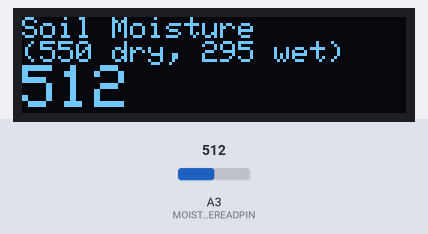
A sketch run on a simulated Arduino Uno, built with avr-gcc and run on an emulated ATmega328P. Parts: 128×32 one-colour display. Inputs (shaded band) come from the test bench; at power-on: A3 (MOISTUREREADPIN) = 512. What the sketch prints to the serial monitor is not drawn.

Above: at 2.8 s.
2.9 s: A3 (MOISTUREREADPIN) set to 716
At 4.5 s:
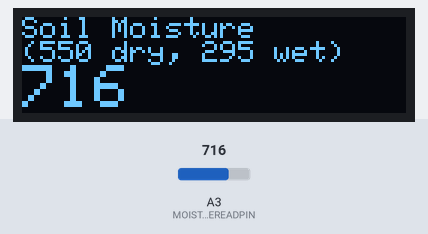
5.6 s: A3 (MOISTUREREADPIN) set to 900
At 6.7 s:
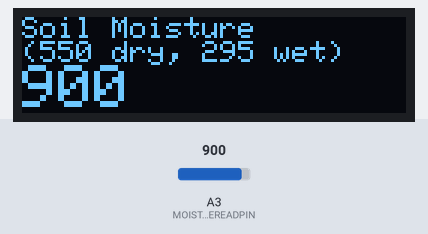
8.3 s: A3 (MOISTUREREADPIN) set to 1023
At 11.1 s:
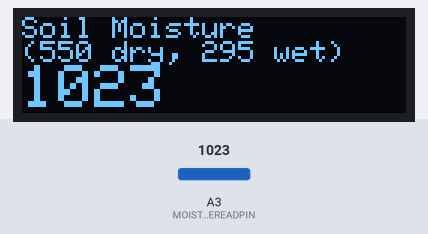
Timing chart, 0 to 12.6 s (numbered marks = the images above; inputs shaded):
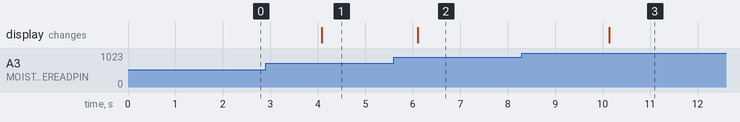

Measured:
- after the input at 2.9 s, the display: changes after 1.2 s (image 1)
- after the input at 5.6 s, the display: changes after 0.50 s (image 2)
- after the input at 8.3 s, the display: changes after 1.8 s (image 3)

The sketch:

soil_moisture_meter.ino
```cpp
#include <SPI.h>
#include <Wire.h>
#include <Adafruit_GFX.h>
#include <Adafruit_SSD1306.h>

#define SCREEN_WIDTH 128 // OLED display width, in pixels
#define SCREEN_HEIGHT 32 // OLED display height, in pixels
#define MOISTUREREADPIN 3


// Declaration for an SSD1306 display connected to I2C (SDA, SCL pins)
#define OLED_RESET     9 // Reset pin # (or -1 if sharing Arduino reset pin)
Adafruit_SSD1306 display(SCREEN_WIDTH, SCREEN_HEIGHT, &Wire, OLED_RESET);

void setup() {
  Serial.begin(9600); // open serial port, set the baud rate as 9600 bps
  // SSD1306_SWITCHCAPVCC = generate display voltage from 3.3V internally
  if (!display.begin(SSD1306_SWITCHCAPVCC, 0x3C)) { // Address 0x3C for 128x32
    Serial.println(F("SSD1306 allocation failed"));
    for (;;); // Don't proceed, loop forever
  }
}

void loop() {
  int moisturereading;
  moisturereading = analogRead(MOISTUREREADPIN); //connect sensor to Analog 0
  Serial.println(moisturereading); //print the value to serial port

  display.clearDisplay();

  display.setTextSize(1);             // Normal 1:1 pixel scale
  display.setTextColor(SSD1306_WHITE);        // Draw white text
  display.setCursor(0, 0);            // Start at top-left corner
  display.println(F("Soil Moisture"));
  display.println(F("(550 dry, 295 wet)"));
  display.setTextSize(2);
  display.println(moisturereading);
  display.display();
  delay(2000);

}
```
